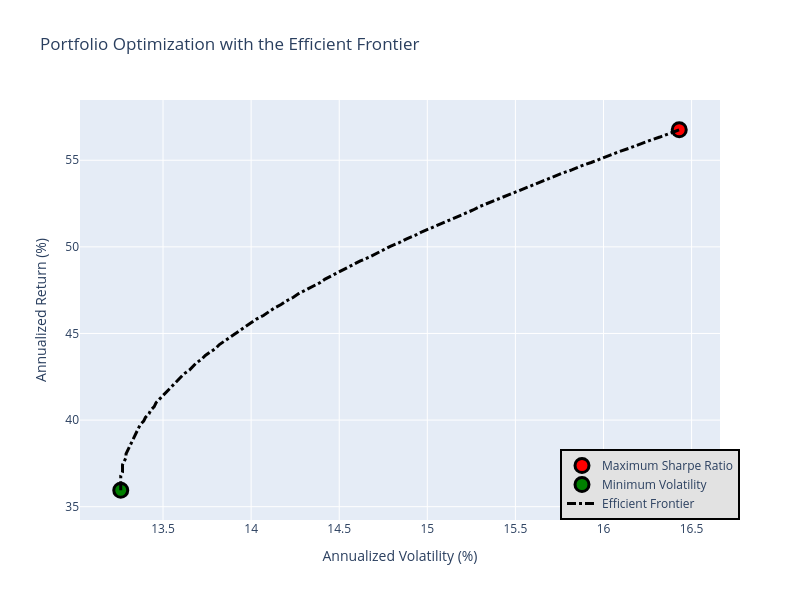

Write notebook code for a chart like this one.
### Markdown cell above
##### Explanation of the efficiency frontier code

using SciPy minimization operations, we can minimize the negative sharpe ratio which is an equivalency statemento of optimizing the positive sharpe ratio.

In Portfolio Diversification and Risk Management Log returns facilitate the measurement of risk and correlation between assets, which is crucial for portfolio diversification. The properties of log returns make it easier to apply risk management techniques, such as Value at Risk (VaR) and stress testing.

We are using Log returns instead of percentage returns:

Log returns are a common way to measure the performance of an investment because they are additive over time. if you have two log returns, you can add them together to get the total log return for the period.

Another advantage is that they are symmetric around zero.

That is, positive and negative log returns are equally far from zero on a logarithmic scale. making it easy to compare their performance.

A third advantage of using log returns(and this is more of an assumption) is that they are following approximately a normal distribution, which makes it convenient to analyze and model using statistical methods.

the riskFreeRate=.03 but it is a key parameter to optimizing portfolios, based on Syds Intro. The reason for .03 riskFreerate... this is the standard rate that is expected for the US Treasury Bill return = 0 volatility (std), 3% on the US Treasury Bill.

### Code cell
# Function to calculate portfolio performance (daily basis)
def portfolioPerformance(weights, meanReturns, covMatrix, annualize=True):
    returns = np.sum(meanReturns * weights)
    std = np.sqrt(np.dot(weights.T, np.dot(covMatrix, weights)))
    if annualize:
        returns *= 252
        std *= np.sqrt(252)
    return returns, std

# Function to calculate negative Sharpe ratio
def negativeSR(weights, meanReturns, covMatrix, riskFreeRate=.03, annualize=True):
    pReturns, pStd = portfolioPerformance(weights, meanReturns, covMatrix, annualize)
    return - (pReturns - riskFreeRate) / pStd

# Function to maximize Sharpe ratio
def maxSR(meanReturns, covMatrix, riskFreeRate=.03, constraintSet=(0, 1), annualize=True):
    numAssets = len(meanReturns)
    args = (meanReturns, covMatrix, riskFreeRate, annualize)
    constraints = ({'type': 'eq', 'fun': lambda x: np.sum(x) - 1})
    bounds = tuple(constraintSet for asset in range(numAssets))
    result = sc.minimize(negativeSR, numAssets * [1. / numAssets], args=args,
                         method='SLSQP', bounds=bounds, constraints=constraints)
    return result

# Function to calculate portfolio variance
def portfolioVariance(weights, meanReturns, covMatrix, annualize=True):
    return portfolioPerformance(weights, meanReturns, covMatrix, annualize)[1]

# Function to minimize portfolio variance
def minimizeVariance(meanReturns, covMatrix, constraintSet=(0, 1), annualize=True):
    numAssets = len(meanReturns)
    args = (meanReturns, covMatrix, annualize)
    constraints = ({'type': 'eq', 'fun': lambda x: np.sum(x) - 1})
    bounds = tuple(constraintSet for asset in range(numAssets))
    result = sc.minimize(portfolioVariance, numAssets * [1. / numAssets], args=args,
                         method='SLSQP', bounds=bounds, constraints=constraints)
    return result

# Function to calculate portfolio return
def portfolioReturn(weights, meanReturns, covMatrix, annualize=True):
    return portfolioPerformance(weights, meanReturns, covMatrix, annualize)[0]

# Function to optimize the portfolio for a target return
def efficientOpt(meanReturns, covMatrix, returnTarget, constraintSet=(0, 1), annualize=True):
    numAssets = len(meanReturns)
    args = (meanReturns, covMatrix, annualize)
    constraints = ({'type': 'eq', 'fun': lambda x: portfolioReturn(x, meanReturns, covMatrix, annualize) - returnTarget},
                   {'type': 'eq', 'fun': lambda x: np.sum(x) - 1})
    bounds = tuple(constraintSet for asset in range(numAssets))
    effOpt = sc.minimize(portfolioVariance, numAssets * [1. / numAssets], args=args,
                         method='SLSQP', bounds=bounds, constraints=constraints)
    return effOpt

# Function to calculate results for plotting
def calculatedResults(meanReturns, covMatrix, riskFreeRate=.03, constraintSet=(0, 1), annualize=True):
    maxSR_Portfolio = maxSR(meanReturns, covMatrix, riskFreeRate, constraintSet, annualize)
    maxSR_returns, maxSR_std = portfolioPerformance(maxSR_Portfolio['x'], meanReturns, covMatrix, annualize)
    maxSR_allocation = pd.DataFrame(maxSR_Portfolio['x'], index=meanReturns.index, columns=["allocation"])
    maxSR_allocation.allocation = [round(i * 100, 0) for i in maxSR_allocation.allocation]

    minVol_Portfolio = minimizeVariance(meanReturns, covMatrix, constraintSet, annualize)
    minVol_returns, minVol_std = portfolioPerformance(minVol_Portfolio['x'], meanReturns, covMatrix, annualize)
    minVol_allocation = pd.DataFrame(minVol_Portfolio['x'], index=meanReturns.index, columns=["allocation"])

    efficientList = []
    targetReturns = np.linspace(minVol_returns, maxSR_returns, 100)
    efficientAllocations = []
    for target in targetReturns:
        opt_result = efficientOpt(meanReturns, covMatrix, target, constraintSet, annualize)
        efficientList.append(opt_result['fun'])
        efficientAllocations.append(opt_result['x'])

    return maxSR_returns, maxSR_std, maxSR_allocation, minVol_returns, minVol_std, minVol_allocation, efficientList, targetReturns, efficientAllocations

# Function to plot the efficient frontier
def EF_graph(meanReturns, covMatrix, riskFreeRate=.03, constraintSet=(0, 1), annualize=True):
    maxSR_returns, maxSR_std, maxSR_allocation, minVol_returns, minVol_std, minVol_allocation, efficientList, targetReturns, efficientAllocations = calculatedResults(meanReturns, covMatrix, riskFreeRate, constraintSet, annualize)

    # Max Sharpe Ratio trace
    MaxSharpeRatio = go.Scatter(
        name="Maximum Sharpe Ratio",
        mode="markers",
        x=[round(maxSR_std * 100, 2)],
        y=[round(maxSR_returns * 100, 2)],
        marker=dict(
            color="red",
            size=14,
            line=dict(
                width=3,
                color="black")),
        text=[f"Return: {round(maxSR_returns * 100, 2)}%, Volatility: {round(maxSR_std * 100, 2)}%<br>{maxSR_allocation.to_string()}"],
        hoverinfo='text'
    )

    # Min Volatility trace
    MinVol = go.Scatter(
        name="Minimum Volatility",
        mode="markers",
        x=[round(minVol_std * 100, 2)],
        y=[round(minVol_returns * 100, 2)],
        marker=dict(
            color="green",
            size=14,
            line=dict(
                width=3,
                color="black")),
        text=[f"Return: {round(minVol_returns * 100, 2)}%, Volatility: {round(minVol_std * 100, 2)}%<br>{minVol_allocation.to_string()}"],
        hoverinfo='text'
    )

    # Efficient Frontier trace
    efficient_text = [
        f"Return: {round(ret * 100, 2)}%, Volatility: {round(vol * 100, 2)}%<br>" +
        "<br>".join([f"{symbol}: {round(weight * 100, 2)}%" for symbol, weight in zip(meanReturns.index, alloc)])
        for ret, vol, alloc in zip(targetReturns, efficientList, efficientAllocations)
    ]

    EF_curve = go.Scatter(
        name="Efficient Frontier",
        mode="lines",
        x=[round(vol * 100, 2) for vol in efficientList],
        y=[round(ret * 100, 2) for ret in targetReturns],
        line=dict(color="black", width=3, dash="dashdot"),
        text=efficient_text,
        hoverinfo='text'
    )
    
#      # Risk-Free Asset point
#     rf_point = go.Scatter(
#         name="Risk-Free Asset",
#         mode="markers",
#         x=[0],  # Assuming risk-free rate has zero volatility
#         y=[riskFreeRate * 100],
#         marker=dict(
#             color="blue",
#             size=14,
#             line=dict(
#                 width=3,
#                 color="black")),
#         text=f"Risk-Free Rate: {round(riskFreeRate * 100, 2)}%",
#         hoverinfo='text'
#     )
    
#     # Capital Allocation Line (CAL)
#     cal_x = [0, round(maxSR_std * 100, 2)]
#     cal_y = [riskFreeRate * 100, round(maxSR_returns * 100, 2)]
#     CAL = go.Scatter(
#         name="Capital Allocation Line",
#         mode="lines",
#         x=cal_x,
#         y=cal_y,
#         line=dict(color="orange", width=2, dash="dashdot")
#     )

    data = [MaxSharpeRatio, MinVol, EF_curve]


#     data = [MaxSharpeRatio, MinVol, EF_curve]

    layout = go.Layout(
        title='Portfolio Optimization with the Efficient Frontier',
        yaxis=dict(title='Annualized Return (%)'),
        xaxis=dict(title='Annualized Volatility (%)'),
        showlegend=True,
        legend=dict(
            x=0.75,
            y=0,
            traceorder='normal',
            bgcolor="#E2E2E2",
            bordercolor='black',
            borderwidth=2),
        width=800,
        height=600
    )

    fig = go.Figure(data=data, layout=layout)
    fig.show()

# Example usage
# Assuming meanReturns and covMatrix are defined
# meanReturns = pd.Series([...])  # Define your mean returns
# covMatrix = pd.DataFrame([...])  # Define your covariance matrix
EF_graph(meanReturns, covMatrix)

### Figure 1 — Plotly figure (JSON) as saved in the notebook; plotly's stock layout.template omitted (floating-point values rounded to 4 significant figures)
{"data": [{"hoverinfo": "text", "marker": {"color": "red", "line": {"color": "black", "width": 3}, "size": 14}, "mode": "markers", "name": "Maximum Sharpe Ratio", "text": ["Return: 56.76%, Volatility: 16.43%<br>        allocation\nSymbol            \nMSFT          73.0\nNEE           27.0\nCVX            0.0"], "type": "scatter", "x": [16.43], "y": [56.76]}, {"hoverinfo": "text", "marker": {"color": "green", "line": {"color": "black", "width": 3}, "size": 14}, "mode": "markers", "name": "Minimum Volatility", "text": ["Return: 35.95%, Volatility: 13.26%<br>        allocation\nSymbol            \nMSFT      0.496466\nNEE       0.149372\nCVX       0.354162"], "type": "scatter", "x": [13.26], "y": [35.95]}, {"hoverinfo": "text", "line": {"color": "black", "dash": "dashdot", "width": 3}, "mode": "lines", "name": "Efficient Frontier", "text": ["Return: 35.95%, Volatility: 13.26%<br>MSFT: 49.6%<br>NEE: 14.99%<br>CVX: 35.41%", "Return: 36.16%, Volatility: 13.26%<br>MSFT: 49.83%<br>NEE: 15.11%<br>CVX: 35.05%", "Return: 36.37%, Volatility: 13.26%<br>MSFT: 50.07%<br>NEE: 15.24%<br>CVX: 34.69%", "Return: 36.58%, Volatility: 13.26%<br>MSFT: 50.3%<br>NEE: 15.36%<br>CVX: 34.34%", "Return: 36.79%, Volatility: 13.26%<br>MSFT: 50.54%<br>NEE: 15.48%<br>CVX: 33.98%", "Return: 37.0%, Volatility: 13.27%<br>MSFT: 50.78%<br>NEE: 15.6%<br>CVX: 33.62%", "Return: 37.21%, Volatility: 13.27%<br>MSFT: 51.02%<br>NEE: 15.72%<br>CVX: 33.27%", "Return: 37.42%, Volatility: 13.27%<br>MSFT: 51.26%<br>NEE: 15.83%<br>CVX: 32.91%", "Return: 37.63%, Volatility: 13.28%<br>MSFT: 51.51%<br>NEE: 15.94%<br>CVX: 32.55%", "Return: 37.84%, Volatility: 13.29%<br>MSFT: 51.75%<br>NEE: 16.06%<br>CVX: 32.2%", "Return: 38.05%, Volatility: 13.29%<br>MSFT: 51.99%<br>NEE: 16.17%<br>CVX: 31.84%", "Return: 38.26%, Volatility: 13.3%<br>MSFT: 52.24%<br>NEE: 16.28%<br>CVX: 31.48%", "Return: 38.47%, Volatility: 13.31%<br>MSFT: 52.49%<br>NEE: 16.39%<br>CVX: 31.13%", "Return: 38.68%, Volatility: 13.32%<br>MSFT: 52.73%<br>NEE: 16.5%<br>CVX: 30.77%", "Return: 38.89%, Volatility: 13.33%<br>MSFT: 52.98%<br>NEE: 16.61%<br>CVX: 30.41%", "Return: 39.1%, Volatility: 13.34%<br>MSFT: 53.23%<br>NEE: 16.72%<br>CVX: 30.06%", "Return: 39.31%, Volatility: 13.35%<br>MSFT: 53.36%<br>NEE: 16.95%<br>CVX: 29.69%", "Return: 39.52%, Volatility: 13.36%<br>MSFT: 53.59%<br>NEE: 17.08%<br>CVX: 29.33%", "Return: 39.73%, Volatility: 13.37%<br>MSFT: 53.82%<br>NEE: 17.2%<br>CVX: 28.97%", "Return: 39.94%, Volatility: 13.39%<br>MSFT: 54.06%<br>NEE: 17.33%<br>CVX: 28.61%", "Return: 40.15%, Volatility: 13.4%<br>MSFT: 54.29%<br>NEE: 17.46%<br>CVX: 28.26%", "Return: 40.36%, Volatility: 13.42%<br>MSFT: 54.52%<br>NEE: 17.58%<br>CVX: 27.9%", "Return: 40.57%, Volatility: 13.43%<br>MSFT: 54.75%<br>NEE: 17.71%<br>CVX: 27.54%", "Return: 40.78%, Volatility: 13.45%<br>MSFT: 54.98%<br>NEE: 17.84%<br>CVX: 27.18%", "Return: 41.0%, Volatility: 13.46%<br>MSFT: 55.22%<br>NEE: 17.96%<br>CVX: 26.82%", "Return: 41.21%, Volatility: 13.48%<br>MSFT: 55.45%<br>NEE: 18.09%<br>CVX: 26.47%", "Return: 41.42%, Volatility: 13.5%<br>MSFT: 55.68%<br>NEE: 18.21%<br>CVX: 26.11%", "Return: 41.63%, Volatility: 13.52%<br>MSFT: 55.91%<br>NEE: 18.34%<br>CVX: 25.75%", "Return: 41.84%, Volatility: 13.54%<br>MSFT: 56.14%<br>NEE: 18.47%<br>CVX: 25.39%", "Return: 42.05%, Volatility: 13.56%<br>MSFT: 56.37%<br>NEE: 18.59%<br>CVX: 25.03%", "Return: 42.26%, Volatility: 13.58%<br>MSFT: 56.61%<br>NEE: 18.72%<br>CVX: 24.67%", "Return: 42.47%, Volatility: 13.6%<br>MSFT: 56.84%<br>NEE: 18.84%<br>CVX: 24.32%", "Return: 42.68%, Volatility: 13.62%<br>MSFT: 57.07%<br>NEE: 18.97%<br>CVX: 23.96%", "Return: 42.89%, Volatility: 13.65%<br>MSFT: 57.3%<br>NEE: 19.1%<br>CVX: 23.6%", "Return: 43.1%, Volatility: 13.67%<br>MSFT: 57.53%<br>NEE: 19.22%<br>CVX: 23.24%", "Return: 43.31%, Volatility: 13.69%<br>MSFT: 57.77%<br>NEE: 19.35%<br>CVX: 22.88%", "Return: 43.52%, Volatility: 13.72%<br>MSFT: 58.0%<br>NEE: 19.48%<br>CVX: 22.53%", "Return: 43.73%, Volatility: 13.74%<br>MSFT: 58.23%<br>NEE: 19.6%<br>CVX: 22.17%", "Return: 43.94%, Volatility: 13.77%<br>MSFT: 58.46%<br>NEE: 19.73%<br>CVX: 21.81%", "Return: 44.15%, Volatility: 13.8%<br>MSFT: 58.69%<br>NEE: 19.85%<br>CVX: 21.45%", "Return: 44.36%, Volatility: 13.82%<br>MSFT: 58.93%<br>NEE: 19.98%<br>CVX: 21.09%", "Return: 44.57%, Volatility: 13.85%<br>MSFT: 59.16%<br>NEE: 20.11%<br>CVX: 20.74%", "Return: 44.78%, Volatility: 13.88%<br>MSFT: 59.39%<br>NEE: 20.23%<br>CVX: 20.38%", "Return: 44.99%, Volatility: 13.91%<br>MSFT: 59.62%<br>NEE: 20.36%<br>CVX: 20.02%", "Return: 45.2%, Volatility: 13.94%<br>MSFT: 59.85%<br>NEE: 20.48%<br>CVX: 19.66%", "Return: 45.41%, Volatility: 13.97%<br>MSFT: 60.09%<br>NEE: 20.61%<br>CVX: 19.3%", "Return: 45.62%, Volatility: 14.0%<br>MSFT: 60.32%<br>NEE: 20.74%<br>CVX: 18.95%", "Return: 45.83%, Volatility: 14.03%<br>MSFT: 60.55%<br>NEE: 20.86%<br>CVX: 18.59%", "Return: 46.04%, Volatility: 14.07%<br>MSFT: 60.78%<br>NEE: 20.99%<br>CVX: 18.23%", "Return: 46.25%, Volatility: 14.1%<br>MSFT: 61.01%<br>NEE: 21.11%<br>CVX: 17.87%", "Return: 46.46%, Volatility: 14.13%<br>MSFT: 61.25%<br>NEE: 21.24%<br>CVX: 17.51%", "Return: 46.67%, Volatility: 14.17%<br>MSFT: 61.48%<br>NEE: 21.37%<br>CVX: 17.16%", "Return: 46.88%, Volatility: 14.2%<br>MSFT: 61.71%<br>NEE: 21.49%<br>CVX: 16.8%", "Return: 47.09%, Volatility: 14.24%<br>MSFT: 61.94%<br>NEE: 21.62%<br>CVX: 16.44%", "Return: 47.3%, Volatility: 14.27%<br>MSFT: 62.17%<br>NEE: 21.74%<br>CVX: 16.08%", "Return: 47.51%, Volatility: 14.31%<br>MSFT: 62.41%<br>NEE: 21.87%<br>CVX: 15.72%", "Return: 47.72%, Volatility: 14.35%<br>MSFT: 62.64%<br>NEE: 22.0%<br>CVX: 15.37%", "Return: 47.93%, Volatility: 14.39%<br>MSFT: 62.87%<br>NEE: 22.12%<br>CVX: 15.01%", "Return: 48.14%, Volatility: 14.42%<br>MSFT: 63.1%<br>NEE: 22.25%<br>CVX: 14.65%", "Return: 48.35%, Volatility: 14.46%<br>MSFT: 63.33%<br>NEE: 22.38%<br>CVX: 14.29%", "Return: 48.56%, Volatility: 14.5%<br>MSFT: 63.57%<br>NEE: 22.5%<br>CVX: 13.93%", "Return: 48.77%, Volatility: 14.54%<br>MSFT: 63.8%<br>NEE: 22.63%<br>CVX: 13.58%", "Return: 48.98%, Volatility: 14.58%<br>MSFT: 64.03%<br>NEE: 22.75%<br>CVX: 13.22%", "Return: 49.19%, Volatility: 14.62%<br>MSFT: 64.26%<br>NEE: 22.88%<br>CVX: 12.86%", "Return: 49.4%, Volatility: 14.67%<br>MSFT: 64.49%<br>NEE: 23.01%<br>CVX: 12.5%", "Return: 49.61%, Volatility: 14.71%<br>MSFT: 64.73%<br>NEE: 23.13%<br>CVX: 12.14%", "Return: 49.82%, Volatility: 14.75%<br>MSFT: 64.96%<br>NEE: 23.26%<br>CVX: 11.79%", "Return: 50.03%, Volatility: 14.79%<br>MSFT: 65.19%<br>NEE: 23.38%<br>CVX: 11.43%", "Return: 50.24%, Volatility: 14.84%<br>MSFT: 65.42%<br>NEE: 23.51%<br>CVX: 11.07%", "Return: 50.45%, Volatility: 14.88%<br>MSFT: 65.65%<br>NEE: 23.64%<br>CVX: 10.71%", "Return: 50.66%, Volatility: 14.93%<br>MSFT: 65.89%<br>NEE: 23.76%<br>CVX: 10.35%", "Return: 50.87%, Volatility: 14.97%<br>MSFT: 66.12%<br>NEE: 23.89%<br>CVX: 9.99%", "Return: 51.08%, Volatility: 15.02%<br>MSFT: 66.35%<br>NEE: 24.01%<br>CVX: 9.64%", "Return: 51.29%, Volatility: 15.07%<br>MSFT: 66.58%<br>NEE: 24.14%<br>CVX: 9.28%", "Return: 51.5%, Volatility: 15.11%<br>MSFT: 66.81%<br>NEE: 24.27%<br>CVX: 8.92%", "Return: 51.71%, Volatility: 15.16%<br>MSFT: 67.05%<br>NEE: 24.39%<br>CVX: 8.56%", "Return: 51.92%, Volatility: 15.21%<br>MSFT: 67.28%<br>NEE: 24.52%<br>CVX: 8.2%", "Return: 52.13%, Volatility: 15.26%<br>MSFT: 67.51%<br>NEE: 24.64%<br>CVX: 7.85%", "Return: 52.34%, Volatility: 15.3%<br>MSFT: 67.74%<br>NEE: 24.77%<br>CVX: 7.49%", "Return: 52.55%, Volatility: 15.35%<br>MSFT: 67.97%<br>NEE: 24.9%<br>CVX: 7.13%", "Return: 52.76%, Volatility: 15.4%<br>MSFT: 68.21%<br>NEE: 25.02%<br>CVX: 6.77%", "Return: 52.97%, Volatility: 15.45%<br>MSFT: 68.44%<br>NEE: 25.15%<br>CVX: 6.41%", "Return: 53.18%, Volatility: 15.5%<br>MSFT: 68.67%<br>NEE: 25.27%<br>CVX: 6.06%", "Return: 53.39%, Volatility: 15.56%<br>MSFT: 68.9%<br>NEE: 25.4%<br>CVX: 5.7%", "Return: 53.6%, Volatility: 15.61%<br>MSFT: 69.13%<br>NEE: 25.53%<br>CVX: 5.34%", "Return: 53.81%, Volatility: 15.66%<br>MSFT: 69.37%<br>NEE: 25.65%<br>CVX: 4.98%", "Return: 54.02%, Volatility: 15.71%<br>MSFT: 69.6%<br>NEE: 25.78%<br>CVX: 4.62%", "Return: 54.23%, Volatility: 15.76%<br>MSFT: 69.83%<br>NEE: 25.9%<br>CVX: 4.27%", "Return: 54.44%, Volatility: 15.82%<br>MSFT: 70.06%<br>NEE: 26.03%<br>CVX: 3.91%", "Return: 54.66%, Volatility: 15.87%<br>MSFT: 70.29%<br>NEE: 26.16%<br>CVX: 3.55%", "Return: 54.87%, Volatility: 15.93%<br>MSFT: 70.53%<br>NEE: 26.28%<br>CVX: 3.19%", "Return: 55.08%, Volatility: 15.98%<br>MSFT: 70.76%<br>NEE: 26.41%<br>CVX: 2.83%", "Return: 55.29%, Volatility: 16.03%<br>MSFT: 70.99%<br>NEE: 26.53%<br>CVX: 2.48%", "Return: 55.5%, Volatility: 16.09%<br>MSFT: 71.22%<br>NEE: 26.66%<br>CVX: 2.12%", "Return: 55.71%, Volatility: 16.15%<br>MSFT: 71.45%<br>NEE: 26.79%<br>CVX: 1.76%", "Return: 55.92%, Volatility: 16.2%<br>MSFT: 71.69%<br>NEE: 26.91%<br>CVX: 1.4%", "Return: 56.13%, Volatility: 16.26%<br>MSFT: 71.92%<br>NEE: 27.03%<br>CVX: 1.04%", "Return: 56.34%, Volatility: 16.32%<br>MSFT: 72.21%<br>NEE: 27.1%<br>CVX: 0.69%", "Return: 56.55%, Volatility: 16.37%<br>MSFT: 72.39%<br>NEE: 27.28%<br>CVX: 0.33%", "Return: 56.76%, Volatility: 16.43%<br>MSFT: 72.87%<br>NEE: 27.13%<br>CVX: 0.0%"], "type": "scatter", "x": [13.26, 13.26, 13.26, 13.26, 13.26, 13.27, 13.27, 13.27, 13.28, 13.29, 13.29, 13.3, 13.31, 13.32, 13.33, 13.34, 13.35, 13.36, 13.37, 13.39, 13.4, 13.42, 13.43, 13.45, 13.46, 13.48, 13.5, 13.52, 13.54, 13.56, 13.58, 13.6, 13.62, 13.65, 13.67, 13.69, 13.72, 13.74, 13.77, 13.8, 13.82, 13.85, 13.88, 13.91, 13.94, 13.97, 14, 14.03, 14.07, 14.1, 14.13, 14.17, 14.2, 14.24, 14.27, 14.31, 14.35, 14.39, 14.42, 14.46, 14.5, 14.54, 14.58, 14.62, 14.67, 14.71, 14.75, 14.79, 14.84, 14.88, 14.93, 14.97, 15.02, 15.07, 15.11, 15.16, 15.21, 15.26, 15.3, 15.35, 15.4, 15.45, 15.5, 15.56, 15.61, 15.66, 15.71, 15.76, 15.82, 15.87, 15.93, 15.98, 16.03, 16.09, 16.15, 16.2, 16.26, 16.32, 16.37, 16.43], "y": [35.95, 36.16, 36.37, 36.58, 36.79, 37, 37.21, 37.42, 37.63, 37.84, 38.05, 38.26, 38.47, 38.68, 38.89, 39.1, 39.31, 39.52, 39.73, 39.94, 40.15, 40.36, 40.57, 40.78, 41, 41.21, 41.42, 41.63, 41.84, 42.05, 42.26, 42.47, 42.68, 42.89, 43.1, 43.31, 43.52, 43.73, 43.94, 44.15, 44.36, 44.57, 44.78, 44.99, 45.2, 45.41, 45.62, 45.83, 46.04, 46.25, 46.46, 46.67, 46.88, 47.09, 47.3, 47.51, 47.72, 47.93, 48.14, 48.35, 48.56, 48.77, 48.98, 49.19, 49.4, 49.61, 49.82, 50.03, 50.24, 50.45, 50.66, 50.87, 51.08, 51.29, 51.5, 51.71, 51.92, 52.13, 52.34, 52.55, 52.76, 52.97, 53.18, 53.39, 53.6, 53.81, 54.02, 54.23, 54.44, 54.66, 54.87, 55.08, 55.29, 55.5, 55.71, 55.92, 56.13, 56.34, 56.55, 56.76]}], "layout": {"height": 600, "legend": {"bgcolor": "#E2E2E2", "bordercolor": "black", "borderwidth": 2, "traceorder": "normal", "x": 0.75, "y": 0}, "showlegend": true, "title": {"text": "Portfolio Optimization with the Efficient Frontier"}, "width": 800, "xaxis": {"autorange": true, "range": [13.03, 16.66], "title": {"text": "Annualized Volatility (%)"}, "type": "linear"}, "yaxis": {"autorange": true, "range": [34.23, 58.48], "title": {"text": "Annualized Return (%)"}, "type": "linear"}}}
